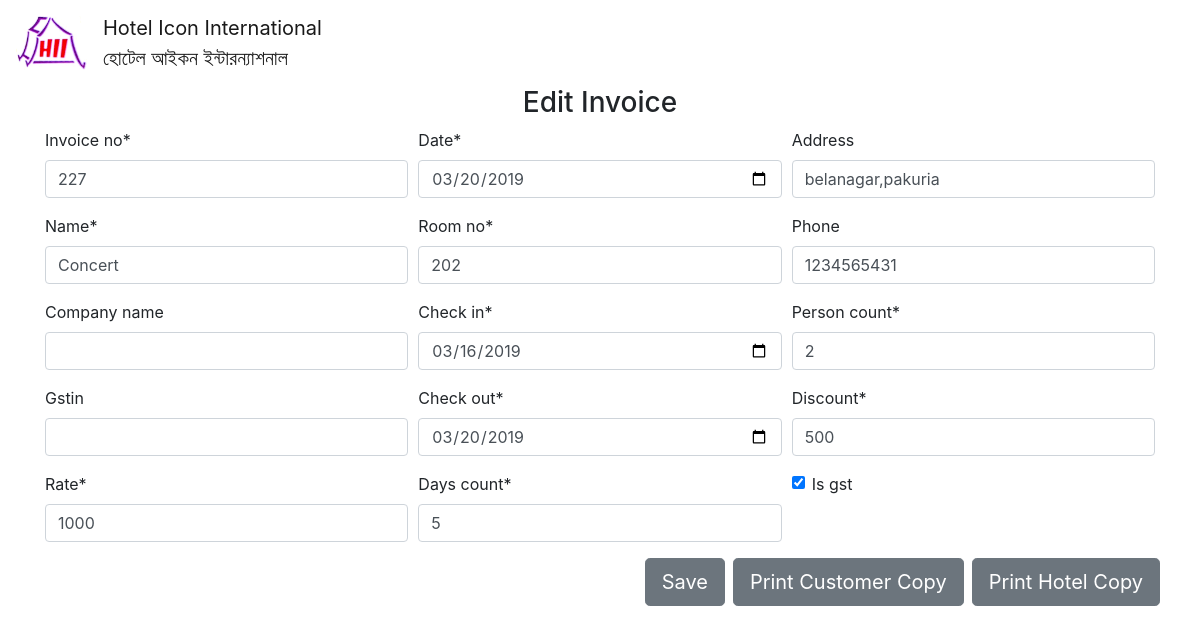
Before: /accounts/editinvoice/3/ with the older database file.
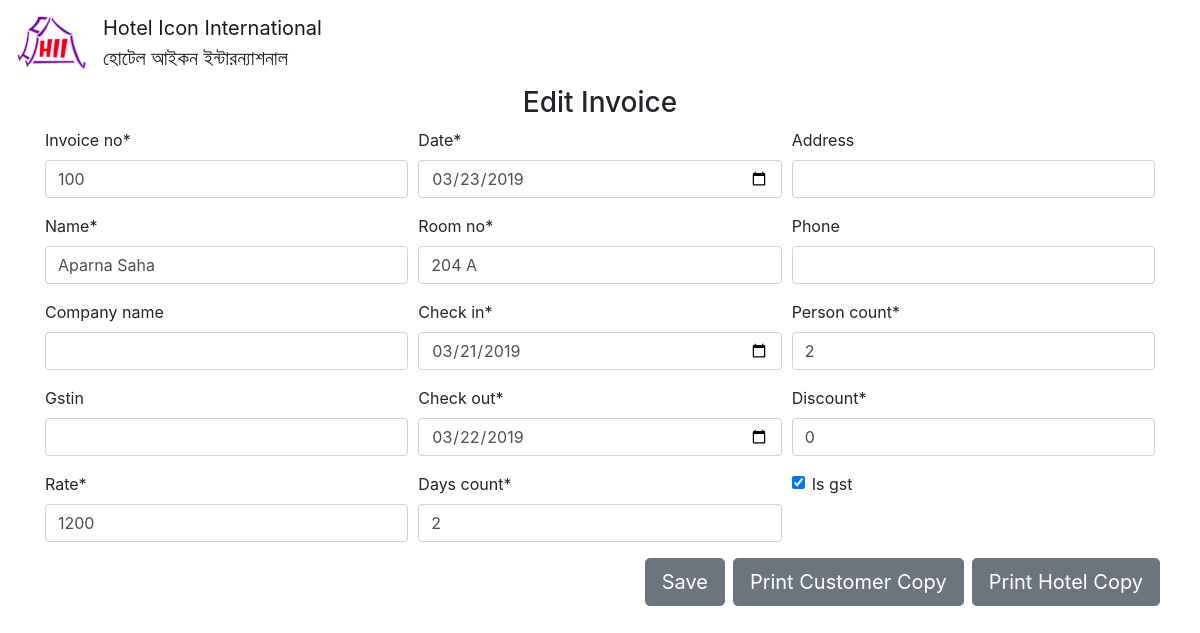
After: the same page with the newer database file.
### mainapp/models.py (models this page shows, shortened)
class Invoice(models.Model):
    invoice_no = models.CharField(max_length=10)
    name = models.CharField(max_length=30)
    company_name = models.CharField(max_length=30,null=True,blank=True)
    address = models.CharField(max_length=60,null=True,blank=True)
    phone = models.CharField(max_length=13,null=True,blank=True)
    person_count = models.CharField(max_length=30)
    gstin = models.CharField(max_length=30,blank=True,null=True)
    date = models.DateField()
    room_no = models.CharField(max_length=7)
    check_in = models.DateField()
    check_out = models.DateField()
    days_count = models.IntegerField()
    rate = models.IntegerField()
    room_no_2 = models.CharField(max_length=7,blank=True, null=True)
    check_in_2 = models.DateField(blank=True, null=True)
    check_out_2 = models.DateField(blank=True, null=True)
    days_count_2 = models.IntegerField(default=0)
    rate_2 = models.IntegerField(default=0)
    room_no_3 = models.CharField(max_length=7,blank=True, null=True)
    check_in_3 = models.DateField(blank=True, null=True)
    check_out_3 = models.DateField(blank=True, null=True)
    days_count_3 = models.IntegerField(default=0)
    rate_3 = models.IntegerField(default=0)
    discount = models.IntegerField(default=0)
    is_gst = models.BooleanField(default=False)

### mainapp/views.py (the view)
# urls.py: path('accounts/editinvoice/<pk>/', views.edit_invoice,name="editinvoice"),
def edit_invoice(request,pk):
    invoice = Invoice.objects.get(pk=pk)
    form = InvoiceForm(instance=invoice)
    if request.method=="POST":
        form = InvoiceForm(request.POST,instance=invoice)
        if form.is_valid():
            form.save()
            return render(request,'invoiceform.html',{'tag':"Edit Invoice",'msg':"Invoice Updated in Database",'form':form,'invoice_no':invoice.invoice_no,'rooms':Room.objects.all()})
    return render(request,'invoiceform.html',{'tag':"Edit Invoice",'form':form,'invoice_no':invoice.invoice_no,'invoice_no':invoice.invoice_no,'rooms':Room.objects.all()})

### mainapp/forms.py
class InvoiceForm(forms.ModelForm):
    date = forms.DateField(widget=forms.DateInput(attrs={'type':'date'}))
    check_in = forms.DateField(widget=forms.DateInput(attrs={'type':'date'}))
    check_out = forms.DateField(widget=forms.DateInput(attrs={'type':'date'}))
    room_no = forms.CharField(widget=forms.TextInput(attrs={'list':'rooms'}))
    check_in_2 = forms.DateField(required=False, widget=forms.DateInput(attrs={'type':'date'}))
    check_out_2 = forms.DateField(required=False, widget=forms.DateInput(attrs={'type':'date'}))
    room_no_2 = forms.CharField(required=False, widget=forms.TextInput(attrs={'list':'rooms'}))
    check_in_3 = forms.DateField(required=False, widget=forms.DateInput(attrs={'type':'date'}))
    check_out_3 = forms.DateField(required=False, widget=forms.DateInput(attrs={'type':'date'}))
    room_no_3 = forms.CharField(required=False, widget=forms.TextInput(attrs={'list':'rooms'}))
    class Meta:
        model = Invoice
        exclude = []

### mainapp/models.py (called while the page is built)
    def __str__(self):
        return self.room_no + " " + self.description

### mainapp/templates/invoiceform.html (shortened to what this page needs)
{% extends 'master.html' %}
{% load crispy_forms_tags %}
{% block content %}
<div class="container">
    <h3 class="text-center">{{tag}}</h3>
<form action="" method="post" class="form-row">
    <div class="col-4">
            {{form.invoice_no | as_crispy_field}}
            {{form.name | as_crispy_field}}
            {{form.company_name | as_crispy_field}}
            {{form.gstin | as_crispy_field}}
            {{form.rate | as_crispy_field}}
    </div>
    <div class="col-4">
            {{form.date | as_crispy_field}}
            {{form.room_no | as_crispy_field}}
            {{form.check_in | as_crispy_field}}
            {{form.check_out | as_crispy_field}}
            {{form.days_count | as_crispy_field}}
    </div>
    <div class="col-4">
        {{form.address | as_crispy_field}}
        {{form.phone | as_crispy_field}}
        {{form.person_count | as_crispy_field}}
        {{form.discount | as_crispy_field}}
        {{form.is_gst | as_crispy_field}}
    </div>
    <div class="container">
    <div class="row justify-content-end">
        <button class="btn btn-lg btn-secondary mr-2" type="submit">Save</button>
        {% if invoice_no %}<a href="{% url 'printinvcc' invoice_no %}" class="btn btn-lg btn-secondary mr-2" target="_blank">Print Customer Copy</a>{% endif %}
        {% if invoice_no %}<a href="{% url 'printinvhc' invoice_no %}" class="btn btn-lg btn-secondary" target="_blank">Print Hotel Copy</a>{% endif %}
    </div>
    </div>
</form>
</div>
{% endblock %}

Changed rows visible on the page:
changed Invoice: invoice_no "227" → "100"; name "Concert" → "Aparna Saha"; rate "1000" → "1200"; date "03/20/2019" → "03/23/2019"; room_no "202" → "204 A"; check_in "03/16/2019" → "03/21/2019"; check_out "03/20/2019" → "03/22/2019"; days_count "5" → "2"; address "belanagar,pakuria" → (not shown); phone "1234565431" → (not shown); discount "500" → "0"
